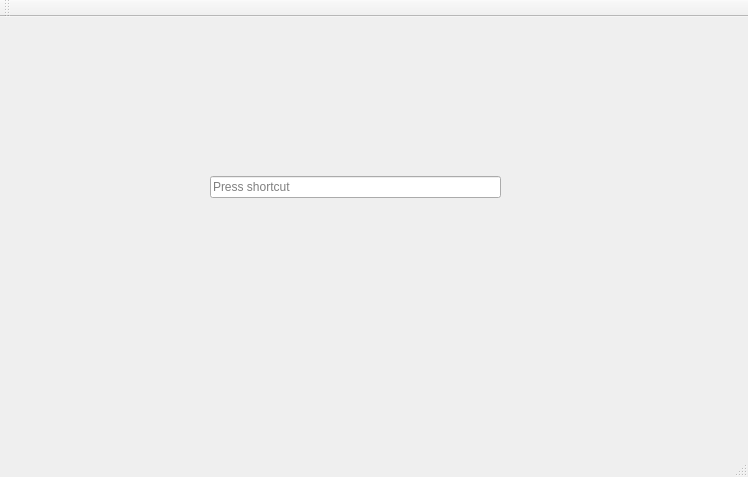
<?xml version="1.0" encoding="UTF-8"?>
<ui version="4.0">
 <class>MainWindow</class>
 <widget class="QMainWindow" name="MainWindow">
  <property name="geometry">
   <rect>
    <x>0</x>
    <y>0</y>
    <width>748</width>
    <height>477</height>
   </rect>
  </property>
  <property name="windowTitle">
   <string>MainWindow</string>
  </property>
  <widget class="QWidget" name="centralWidget">
   <widget class="QKeySequenceEdit" name="keySequenceEdit">
    <property name="geometry">
     <rect>
      <x>210</x>
      <y>120</y>
      <width>291</width>
      <height>101</height>
     </rect>
    </property>
   </widget>
  </widget>
  <widget class="QMenuBar" name="menuBar">
   <property name="geometry">
    <rect>
     <x>0</x>
     <y>0</y>
     <width>748</width>
     <height>26</height>
    </rect>
   </property>
  </widget>
  <widget class="QToolBar" name="mainToolBar">
   <attribute name="toolBarArea">
    <enum>TopToolBarArea</enum>
   </attribute>
   <attribute name="toolBarBreak">
    <bool>false</bool>
   </attribute>
  </widget>
  <widget class="QStatusBar" name="statusBar"/>
 </widget>
 <layoutdefault spacing="6" margin="11"/>
 <resources/>
 <connections/>
</ui>
